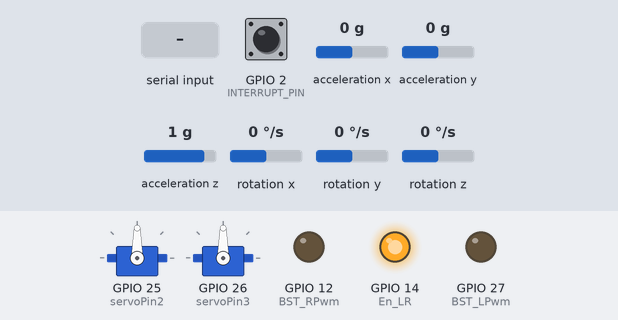
The sketch below on a simulated ESP32. Parts: 2 × servo, output pins drawn as LEDs (lit = HIGH). Wiring (inferred from the names in the program): MPU-6050 motion sensor at I2C address 0x68. The inputs (shaded band) are chosen by the test bench; at power-on: acceleration x 0 g, acceleration y 0 g, acceleration z 1 g, GPIO 2 (INTERRUPT_PIN) LOW, rotation x 0 °/s, rotation y 0 °/s, rotation z 0 °/s. The sensor or clock chip raises its interrupt line as the real part does; nothing arrives over Bluetooth unless stated; what the sketch prints to the serial monitor is not drawn.

Above: at 1.7 s.
1.8 s: "F" received over the second serial link
At 2.8 s:
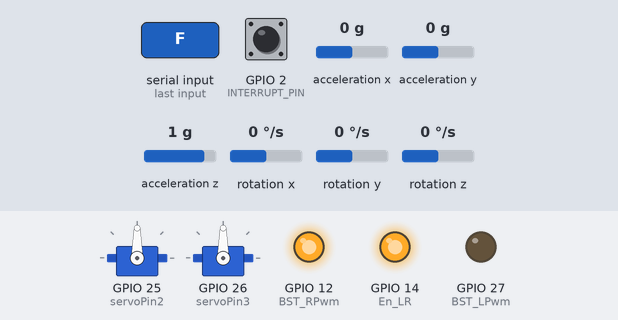
3.3 s: acceleration x set to -1.4 g
At 3.8 s:
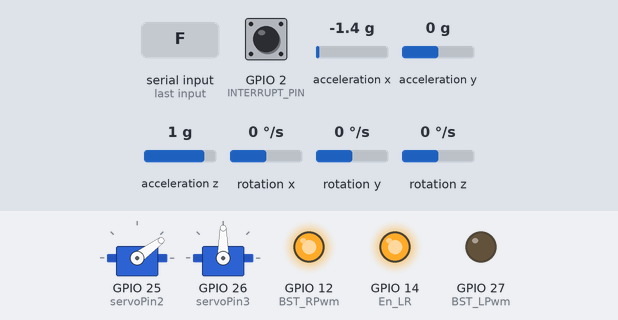
4.8 s: "B" received over the second serial link
At 6.0 s:
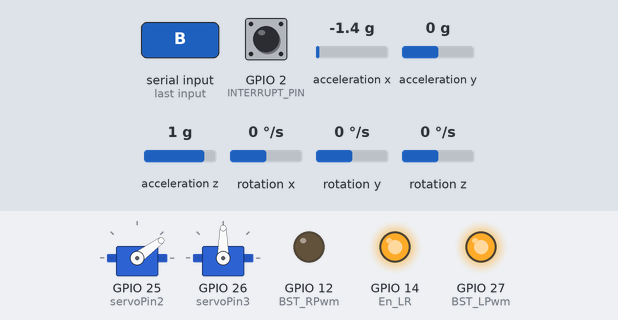
6.3 s: acceleration y set to -1.4 g
At 7.4 s:
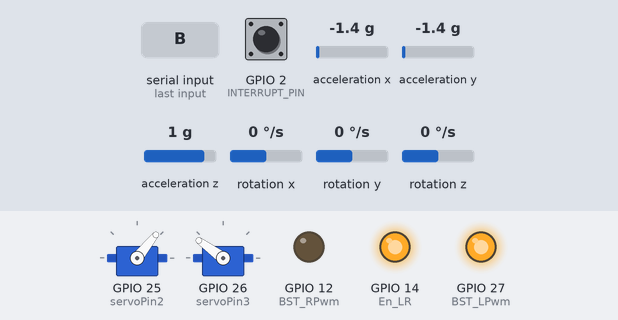
7.8 s: "S" received over the second serial link
At 8.5 s:
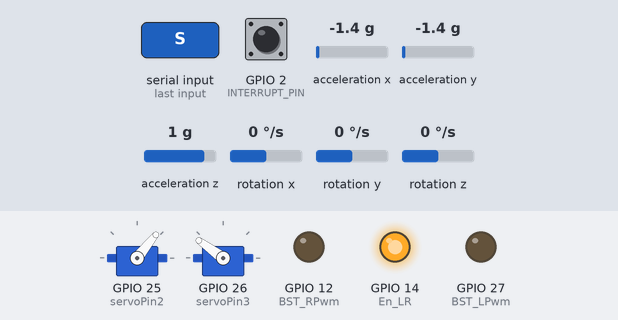
9.3 s: acceleration z set to -1.4 g
At 9.6 s:
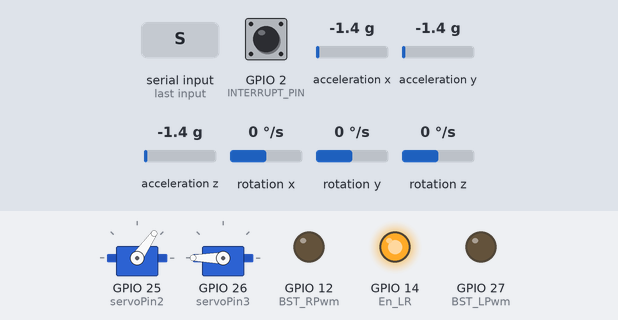
Timing chart, 0 to 11.8 s (numbered marks = the images above; inputs shaded):
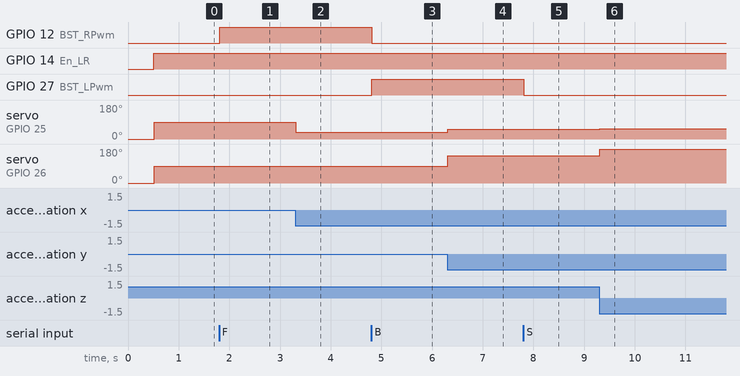

Measured:
- after the input at 1.8 s, GPIO 12 (BST_RPwm): LOW → HIGH at once
- after the input at 3.3 s, servo on GPIO 25 (servoPin2): 90° → 36° at once
- after the input at 4.8 s, GPIO 12 (BST_RPwm): HIGH → LOW at once; GPIO 27 (BST_LPwm): LOW → HIGH at once
- after the input at 6.3 s, servo on GPIO 25 (servoPin2): 36° → 51° at once; servo on GPIO 26 (servoPin3): 90° → 144° at once
- after the input at 7.8 s, GPIO 27 (BST_LPwm): HIGH → LOW at once
- after the input at 9.3 s, servo on GPIO 25 (servoPin2): 51° → 55° at once; servo on GPIO 26 (servoPin3): 144° → 180° at once

The sketch:

FINAL_StairClimber_SelfBalancing_TEST.ino
```cpp
TaskHandle_t Task1;
//TaskHandle_t Task2;

#include "BluetoothSerial.h" //Header File for Serial Bluetooth
BluetoothSerial ESP_BT; //Object for Bluetooth
#include <Wire.h>

#include "I2Cdev.h"
#include <ESP32Servo.h>
#include "MPU6050_6Axis_MotionApps20.h"

MPU6050 mpu;

#define OUTPUT_READABLE_YAWPITCHROLL
#define INTERRUPT_PIN 2  // use pin 2 on Arduino Uno & most boards
bool blinkState = false;

// MPU control/status vars
bool dmpReady = false;  // set true if DMP init was successful
uint8_t mpuIntStatus;   // holds actual interrupt status byte from MPU
uint8_t devStatus;      // return status after each device operation (0 = success, !0 = error)
uint16_t packetSize;    // expected DMP packet size (default is 42 bytes)
uint16_t fifoCount;     // count of all bytes currently in FIFO
uint8_t fifoBuffer[64]; // FIFO storage buffer

// orientation/motion vars
Quaternion q;           // [w, x, y, z]         quaternion container
VectorInt16 aa;         // [x, y, z]            accel sensor measurements
VectorInt16 aaReal;     // [x, y, z]            gravity-free accel sensor measurements
VectorInt16 aaWorld;    // [x, y, z]            world-frame accel sensor measurements
VectorFloat gravity;    // [x, y, z]            gravity vector
float euler[3];         // [psi, theta, phi]    Euler angle container
float ypr[3];           // [yaw, pitch, roll]   yaw/pitch/roll container and gravity vector


volatile bool mpuInterrupt = false;     // indicates whether MPU interrupt pin has gone high
void IRAM_ATTR dmpDataReady() {
    mpuInterrupt = true;
}

int  servoPin2  =  25 , servoPin3  =  26 ;
Servo servo2, servo3;

String incoming;// varible store received data

const int BST_LPwm = 27;    // I/O channel setup ESP32 pin
const int BST_RPwm = 12;    // I/O chennel setup ESP32 pin
const int En_LR    = 14;    // I/O pin for BST l_EN & R_EN (enable)
int Speed = 255 ;

const int  Channel_15 = 15;   // & PWM channel 0, for BST pin L_PWM
const int  Channel_14 = 14;   // & PWM channel 1, for BST pin R_PWM

const int freq = 1000;      //  Set up PWM Frequency
const int  res = 8;         //  Set up PWM Resolution

void setup() {

  ledcSetup(Channel_15, freq,res); // setup PWM channel for BST L_PWM
  ledcSetup(Channel_14, freq,res); // setup PWM channel for BST R_PWM
  ledcAttachPin( BST_LPwm , Channel_15); // Attach BST L_PWM
  ledcAttachPin( BST_RPwm , Channel_14); // Attach BST R_PWM
  pinMode(En_LR ,OUTPUT); // declare pin as output

  servo2.attach (servoPin2);
  servo3.attach (servoPin3);

  servo2.write ( 0 ); // Init the servo2 angle to 0
  servo3.write ( 0 ); // Init the servo2 angle to 0

  Serial.begin(115200);
  Wire.begin(21, 22, 100000); // sda, scl, clock speed
  Wire.beginTransmission(0x68);
  Wire.write(0x6B);  // PWR_MGMT_1 register
  Wire.write(0);     // set to zero (wakes up the MPU−6050)
  Wire.endTransmission(true);

  // initialize device
  mpu.initialize();
  pinMode(INTERRUPT_PIN, INPUT);

  // verify connection
  Serial.println(mpu.testConnection() ? F("MPU6050 connection successful") : F("MPU6050 connection failed"));

  // load and configure the DMP
  Serial.println(F("Initializing DMP..."));
  devStatus = mpu.dmpInitialize();

    // supply your own gyro offsets here, scaled for min sensitivity
    mpu.setXGyroOffset(37);
    mpu.setYGyroOffset(14);
    mpu.setZGyroOffset(85);

    mpu.setXAccelOffset(-4386); // 1688 factory default for my test chip
    mpu.setYAccelOffset(-343);
    mpu.setZAccelOffset(1316);

  // make sure it worked (returns 0 if so)
  if (devStatus == 0) {
        // turn on the DMP, now that it's ready
        Serial.println(F("Enabling DMP..."));
        mpu.setDMPEnabled(true);

        // enable Arduino interrupt detection
        Serial.println(F("Enabling interrupt detection (Arduino external interrupt 0)..."));
        attachInterrupt(digitalPinToInterrupt(INTERRUPT_PIN), dmpDataReady, RISING);
        mpuIntStatus = mpu.getIntStatus();

        // set our DMP Ready flag so the main loop() function knows it's okay to use it
        Serial.println(F("DMP ready! Waiting for first interrupt..."));
        dmpReady = true;

        // get expected DMP packet size for later comparison
        packetSize = mpu.dmpGetFIFOPacketSize();
  } else {
        // ERROR!
        // 1 = initial memory load failed
        // 2 = DMP configuration updates failed
        // (if it's going to break, usually the code will be 1)
        Serial.print(F("DMP Initialization failed (code "));
        Serial.print(devStatus);
        Serial.println(F(")"));
  }


  //create a task that will be executed in the Task1code() function, with priority 1 and executed on core 0
  xTaskCreatePinnedToCore(
                    Task1code,   /* Task function. */
                    "RC_Car",     /* name of task. */
                    10000,       /* Stack size of task */
                    NULL,        /* parameter of the task */
                    1,           /* priority of the task */
                    &Task1,      /* Task handle to keep track of created task */
                    0);          /* pin task to core 0 */

}

//Task1code: Bluetooth RC Car
void Task1code( void * pvParameters ){
  ESP_BT.begin("Stair Climber"); //Name of your Bluetooth Signal
  Serial.print("Task1 running on core ");
  Serial.println(xPortGetCoreID());
  Serial.println("Bluetooth Device is Ready to Pair");

  for(;;){
    digitalWrite(En_LR,HIGH); // enable BST

      if (ESP_BT.available()) //Check if we receive anything from Bluetooth
      {
      incoming = char(ESP_BT.read()); //Read what we received
      }
      Serial.println(incoming);
      if (incoming == "F") { // forward
       ledcWrite(Channel_15,0);       // stop channel 14  (R_PWM)
       ledcWrite(Channel_14,Speed);   // run channel 15 (L_PWM) at "speed"
      }
      else if (incoming == "B") { // reverse
       ledcWrite(Channel_14,0);       // stop channel 15 (L_PWM)
       ledcWrite(Channel_15,Speed);   // run channel 14 (R_PWM) at "speed"
      }
//      else if (incoming == "R") { //turn right
//      Serial.println("Right");
//      }
//      else if (incoming == "L") { // turn left
//      Serial.println("Left");
//      }
//
      else if (incoming == "S") { // turn stop
       ledcWrite(Channel_14,0);       // stop channel 14  (R_PWM)
       ledcWrite(Channel_15,0);       // stop chennel 15  (L_PWM)
      }

      else {
       ledcWrite(Channel_14,0);       // stop channel 14  (R_PWM)
       ledcWrite(Channel_15,0);       // stop chennel 15  (L_PWM)
      }
      vTaskDelay(2); //Very Very Important!
  }
}

void loop() {
    // if programming failed, don't try to do anything
    if (!dmpReady) return;

    // reset interrupt flag and get INT_STATUS byte
    mpuInterrupt = false;
    mpuIntStatus = mpu.getIntStatus();

    // get current FIFO count
    fifoCount = mpu.getFIFOCount();

    // check for overflow (this should never happen unless our code is too inefficient)
    if ((mpuIntStatus & 0x10) || fifoCount == 1024) {
        // reset so we can continue cleanly
        mpu.resetFIFO();
        Serial.println(F("FIFO overflow!"));

    // otherwise, check for DMP data ready interrupt (this should happen frequently)
    } else if (mpuIntStatus & 0x02) {
        // wait for correct available data length, should be a VERY short wait
        while (fifoCount < packetSize) fifoCount = mpu.getFIFOCount();

        // read a packet from FIFO
        mpu.getFIFOBytes(fifoBuffer, packetSize);

        // track FIFO count here in case there is > 1 packet available
        // (this lets us immediately read more without waiting for an interrupt)
        fifoCount -= packetSize;

        #ifdef OUTPUT_READABLE_YAWPITCHROLL
            // display Euler angles in degrees
            mpu.dmpGetQuaternion(&q, fifoBuffer);
            mpu.dmpGetGravity(&gravity, &q);
            mpu.dmpGetYawPitchRoll(ypr, &q, &gravity);
            Serial.print("ypr\t");
            Serial.print(ypr[0] * 180/M_PI);
            Serial.print("\t");
            Serial.print(ypr[1] * 180/M_PI);
            Serial.print("\t");
            Serial.println(ypr[2] * 180/M_PI);
        #endif

        #ifdef  OUTPUT_READABLE_YAWPITCHROLL

            // display Euler angles in degrees

            mpu.dmpGetQuaternion (& q, fifoBuffer);
            mpu.dmpGetGravity (& gravity, & q);
            mpu.dmpGetYawPitchRoll (ypr, & q, & gravity);

            Serial.print ( "ypr \ t" );
            Serial.print (ypr [ 0 ]  *  180 / M_PI);

            Serial.print ( "\ t" );
            Serial.print (ypr [ 1 ]  *  180 / M_PI);
            servo2.write (map (ypr [ 1 ]  *  180 / M_PI,  - 90 ,  90 ,  0 ,  180 )); // Control servo2

            Serial.print ( "\ t" );
            Serial.println (ypr [ 2 ]  *  180 / M_PI);
            servo3.write (map (ypr [ 2 ]  *  180 / M_PI,  90 ,  -90 ,  0 ,  180 )); // Control servo3

        #endif
    }
}
```
